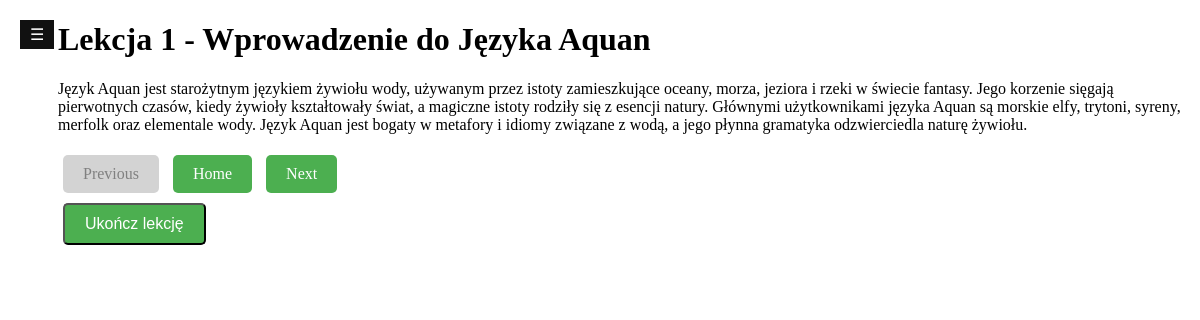
The page /lesson/1/ (signed in) on the database its author committed.
### aquan_lessons/models.py (models this page shows, shortened)
class Lesson(models.Model):
    module = models.ForeignKey(Module, on_delete=models.CASCADE, related_name="lessons", null=True, blank=True)  # Powiązanie lekcji z modułem
    title = models.CharField(max_length=200)  # Tytuł lekcji
    content = models.TextField()  # Treść lekcji
    created_at = models.DateTimeField(auto_now_add=True)  # Data utworzenia
    updated_at = models.DateTimeField(auto_now=True)  # Data ostatniej aktualizacji

### aquan_lessons/views.py (the view)
# urls.py: path('lesson/<int:lesson_id>/', views.lesson_detail, name='lesson_detail'),  # Strona szczegółów lekcji
@login_required
def lesson_detail(request, lesson_id):
    lesson = get_object_or_404(Lesson, id=lesson_id)
    previous_lesson = Lesson.objects.filter(id__lt=lesson_id).order_by('-id').first()
    next_lesson = Lesson.objects.filter(id__gt=lesson_id).order_by('id').first()
    lessons = Lesson.objects.all()  # Pasek boczny
    progress, created = LessonProgress.objects.get_or_create(user=request.user, lesson=lesson)
    if request.method == "POST":
        progress.completed = True
        progress.save()
        return redirect('lesson_detail', lesson_id=next_lesson.id) if next_lesson else redirect('home')
    return render(request, 'aquan_lessons/lesson_detail.html', {
        'lesson': lesson,
        'previous_lesson': previous_lesson,
        'next_lesson': next_lesson,
        'lessons': lessons,
        'progress': progress,
    })

### aquan_lessons/templates/aquan_lessons/lesson_detail.html (shortened to what this page needs)
<!DOCTYPE html>
<html lang="pl">
<head>
</head>
<body>
<div class="content">
    <h1>{{ lesson.title }}</h1>
    <p>{{ lesson.content }}</p>
    <div class="navigation">
        {% if previous_lesson %}
            <a href="{% url 'lesson_detail' lesson_id=previous_lesson.id %}" class="nav-btn">Previous</a>
        {% else %}
            <span class="nav-btn disabled">Previous</span>
        {% endif %}
        <a href="{% url 'home' %}" class="nav-btn">Home</a>
        {% if next_lesson %}
            <a href="{% url 'lesson_detail' lesson_id=next_lesson.id %}" class="nav-btn">Next</a>
        {% else %}
            <span class="nav-btn disabled">Next</span>
        {% endif %}
    </div>
<button onclick="toggleSidebar()" class="open-btn">
    &#9776;
  </button>
  <form method="POST">
    <button type="submit" class="nav-btn">Ukończ lekcję</button>
</form>
  </div>
</body>
</html>

### aquan_lessons/templates/aquan_lessons/lesson_detail.html (style rules this page uses)
.open-btn { position: fixed; top: 20px; left: 20px; font-size: 16px; background-color: #111; color: white; border: none; cursor: pointer; z-index: 1001; padding: 5px 10px; }
.content { margin-left: 50px; }
.nav-btn { display: inline-block; padding: 10px 20px; margin: 5px; background-color: #4CAF50; color: white; text-decoration: none; border-radius: 5px; font-size: 16px; text-align: center; }
.nav-btn.disabled { background-color: #d3d3d3; color: #808080; pointer-events: none; }

### rows shown on the page
Lesson: title "Lekcja 1 - Wprowadzenie do Języka Aquan", content "Język Aquan jest starożytnym językiem żywiołu wody, używanym przez istoty zamieszkujące oceany, morza, jeziora i rzeki w świecie fantasy. Jego korzenie sięgają pierwotnych czasów, kiedy żywioły kształtowały świat, a magiczne istoty rodziły się z esencji natury. Głównymi użytkownikami języka Aquan są morskie elfy, trytoni, syreny, merfolk oraz elementale wody. Język Aquan jest bogaty w metafory i idiomy związane z wodą, a jego płynna gramatyka odzwierciedla naturę żywiołu."
